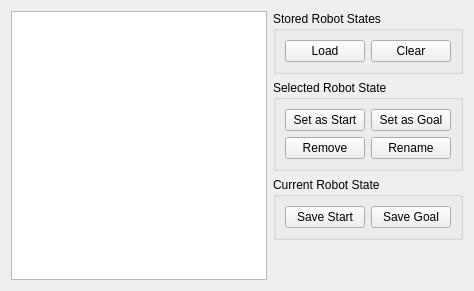
     <widget class="QWidget" name="stored_states">
      <attribute name="title">
       <string>Stored States</string>
      </attribute>
      <layout class="QHBoxLayout" name="horizontalLayout_2">
       <item>
        <widget class="QListWidget" name="list_states"/>
       </item>
       <item>
        <layout class="QVBoxLayout" name="verticalLayout_4">
         <item>
          <widget class="QGroupBox" name="groupBox_15">
           <property name="title">
            <string>Stored Robot States</string>
           </property>
           <layout class="QGridLayout" name="gridLayout_17">
            <item row="0" column="0">
             <widget class="QPushButton" name="load_state_button">
              <property name="toolTip">
               <string>Load a robot state</string>
              </property>
              <property name="text">
               <string>Load</string>
              </property>
             </widget>
            </item>
            <item row="0" column="1">
             <widget class="QPushButton" name="clear_states_button">
              <property name="toolTip">
               <string>Clear robot states from list</string>
              </property>
              <property name="text">
               <string>Clear</string>
              </property>
             </widget>
            </item>
           </layout>
          </widget>
         </item>
         <item>
          <widget class="QGroupBox" name="groupBox_16">
           <property name="title">
            <string>Selected Robot State</string>
           </property>
           <layout class="QGridLayout" name="gridLayout_15">
            <item row="0" column="0">
             <widget class="QPushButton" name="set_as_start_state_button">
              <property name="text">
               <string>Set as Start</string>
              </property>
             </widget>
            </item>
            <item row="0" column="1">
             <widget class="QPushButton" name="set_as_goal_state_button">
              <property name="text">
               <string>Set as Goal</string>
              </property>
             </widget>
            </item>
            <item row="1" column="0">
             <widget class="QPushButton" name="remove_state_button">
              <property name="text">
               <string>Remove</string>
              </property>
             </widget>
            </item>
            <item row="1" column="1">
             <widget class="QPushButton" name="rename_state_button">
              <property name="text">
               <string>Rename</string>
              </property>
             </widget>
            </item>
           </layout>
          </widget>
         </item>
         <item>
          <widget class="QGroupBox" name="groupBox_17">
           <property name="title">
            <string>Current Robot State</string>
           </property>
           <layout class="QGridLayout" name="gridLayout_16">
            <item row="0" column="0">
             <widget class="QPushButton" name="save_start_state_button">
              <property name="toolTip">
               <string>Save the current start state</string>
              </property>
              <property name="text">
               <string>Save Start</string>
              </property>
             </widget>
            </item>
            <item row="0" column="1">
             <widget class="QPushButton" name="save_goal_state_button">
              <property name="toolTip">
               <string>Save the current goal state</string>
              </property>
              <property name="text">
               <string>Save Goal</string>
              </property>
             </widget>
            </item>
           </layout>
          </widget>
         </item>
         <item>
          <spacer name="verticalSpacer_8">
           <property name="orientation">
            <enum>Qt::Vertical</enum>
           </property>
           <property name="sizeHint" stdset="0">
            <size>
             <width>20</width>
             <height>40</height>
            </size>
           </property>
          </spacer>
         </item>
        </layout>
       </item>
      </layout>
     </widget>
